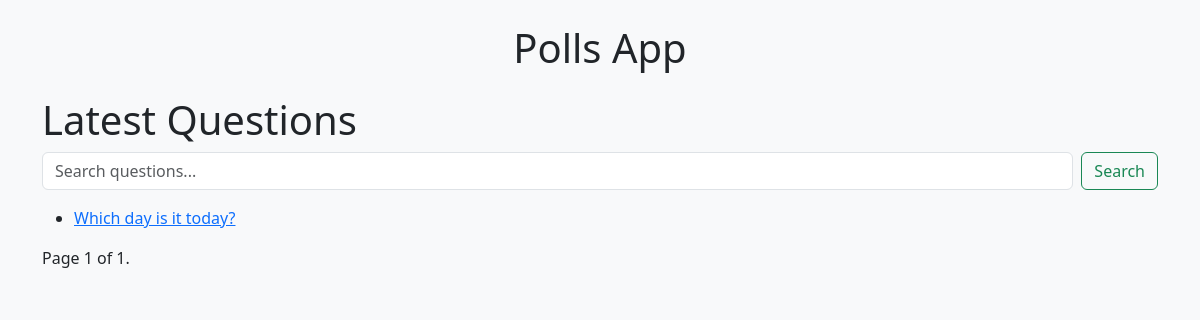
The page /polls/?page=2 on the database as committed earlier.
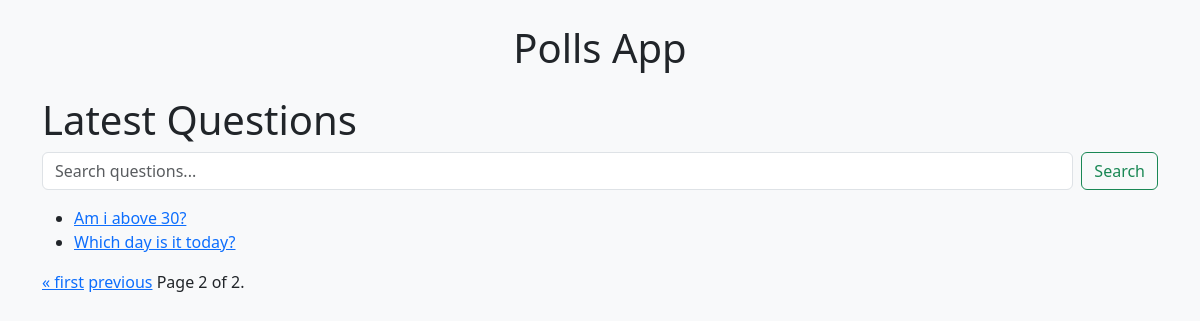
The same page on the database as committed later.
### polls/models.py (models this page shows, shortened)
class Question(models.Model):
    question_text = models.CharField(max_length=200)
    pub_date = models.DateTimeField('date published')

### polls/views.py (the view)
# urls.py: path('', views.index, name='index'),
def index(request):
    query = request.GET.get('q')
    if query:
        question_list = Question.objects.filter(question_text__icontains=query).order_by('-pub_date')
    else:
        question_list = Question.objects.order_by('-pub_date')
    paginator = Paginator(question_list, 5)  # Show 5 questions per page
    page_number = request.GET.get('page')
    page_obj = paginator.get_page(page_number)
    return render(request, 'polls/index.html', {
        'page_obj': page_obj,
        'query': query
    })

### polls/templates/polls/index.html (shortened to what this page needs)
{% extends "polls/base.html" %}
{% block content %}
  <h1>Latest Questions</h1>
  <form method="get" class="d-flex mb-3" action="{% url 'polls:index' %}">
    <input class="form-control me-2" type="search" placeholder="Search questions..." name="q" value="{{ query|default_if_none:'' }}">
    <button class="btn btn-outline-success" type="submit">Search</button>
  </form>
  <ul>
    {% for question in page_obj %}
      <li><a href="{% url 'polls:detail' question.id %}">{{ question.question_text }}</a></li>
    {% empty %}
      <li>No questions found.</li>
    {% endfor %}
  </ul>
  <div class="pagination">
    <span class="page-links">
        {% if page_obj.has_previous %}
            <a href="?{% if query %}q={{ query }}&{% endif %}page=1">&laquo; first</a>
            <a href="?{% if query %}q={{ query }}&{% endif %}page={{ page_obj.previous_page_number }}">previous</a>
        {% endif %}
        <span class="current">
            Page {{ page_obj.number }} of {{ page_obj.paginator.num_pages }}.
        </span>
    </span>
  </div>
{% endblock %}

Rows that differ between the two databases and show on the page:
added Question: question_text "Am i above 30?"
Other text that changed with them:
{{ page_obj.number }}: "1" → "2"
{{ page_obj.paginator.num_pages }}: "1" → "2"
text now shown: "« first previous"
